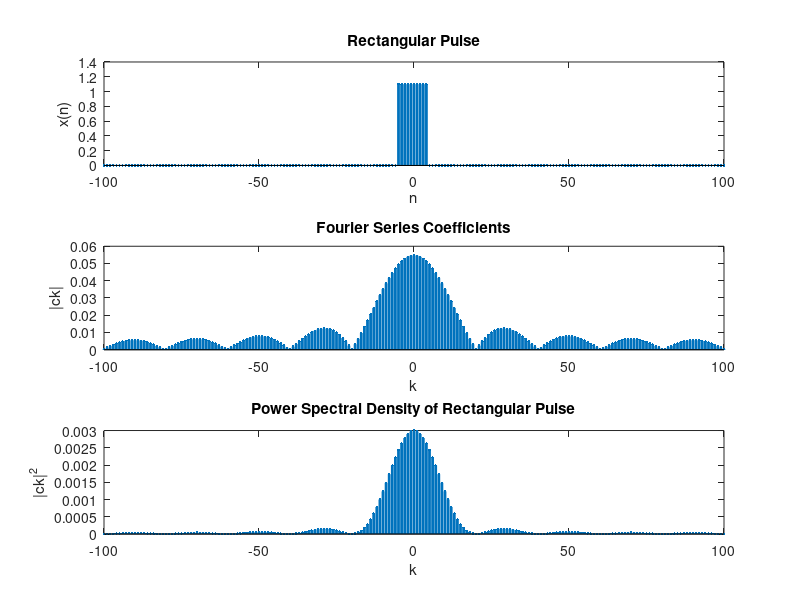

Write MATLAB code to recreate this figure.
clc;
clearvars;
close all;
Fs = 100e3;
dt = 1/Fs;
% GENERATING THE RECTANGULAR PULSE TRAIN
T = 1e-3; %PERIOD OF THE PULSE TRAIN
D = 0.1; %DUTY CYCLE
PW = D*T; %PULSE WIDTH
f = 1/T; %ANALOG FREQUENCY
t = -T:dt:T; %TIME INTERVAL FOR A PERIOD
n = t/dt;   %INDEX FOR DATA POINTS IN A PERIOD
L = PW/dt;  %DATA POINTS IN THE THE HIGH TIME
x = zeros(1,length(t));   %INITIALIZING A SINGLE RECTANGULAR PULSE
x(abs(n)<=L/2) = 1.1;     %GENERATION OF A SINGLE RECTANGULAR PULSE
% Fourier Coefficients Calculation
N = length(x);     %TOTAL NO DATA POINTS IN A PERIOD
Nc = N;
if mod(Nc,2) == 0
    k = -Nc/2:Nc/2-1;
else
    k = -(Nc-1)/2:(Nc-1)/2;
end
c = zeros(1,length(k));   %INITIALIZING FOURIER COEFFICIENTS
for idx1 = 1:length(k)
    for idx2 = 1:length(x)
        c(idx1) = c(idx1) + 1/N*x(idx2)*exp(-1i*2*pi*k(idx1)*n(idx2)/N);
    end
end
psd = c.*conj(c);   %PSD of rectangular pulse

subplot(3,1,1)
stem(n,x,'.',"LineWidth",2); xlabel("n"); ylabel("x(n)"); title("Rectangular Pulse")

subplot(3,1,2)
stem(k,abs(c),'.',"LineWidth",2); xlabel("k"); ylabel("|ck|"); title("Fourier Series Coefficients")

subplot(3,1,3)
stem(k,psd,'.',"LineWidth",2); xlabel("k"); ylabel("|ck|^2"); title("Power Spectral Density of Rectangular Pulse")